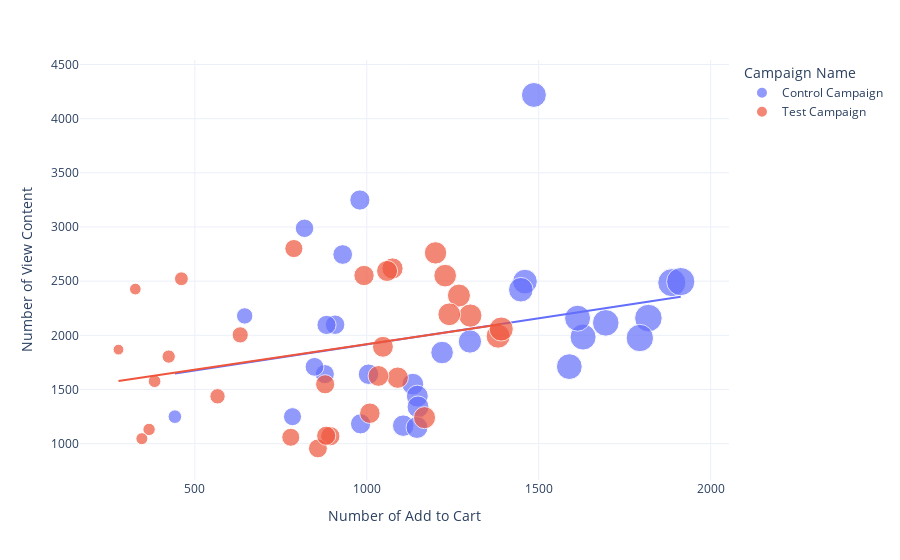

The notebook cell saved with this chart:
### Markdown cell above
## Add to cart by content viewed plot for both the campaigns are almost similar, but at the right end of the plot, lightblue dots of Control campaign shows that conversion rate(Add to cart/Content viewed) of Control campaign is little higher than Test campaign.

### Code cell
figure = px.scatter(data_frame = df, 
                    x="Number of Add to Cart",
                    y="Number of View Content", 
                    size="Number of Add to Cart", 
                    color= "Campaign Name", 
                    trendline="ols")
figure.show()

### Figure 1 — Plotly figure (JSON) as saved in the notebook; plotly's stock layout.template omitted (floating-point values rounded to 4 significant figures)
{"data": [{"hovertemplate": "Campaign Name=Control Campaign<br>Number of Add to Cart=%{marker.size}<br>Number of View Content=%{y}<extra></extra>", "legendgroup": "Control Campaign", "marker": {"color": "#636efa", "size": [1819, 1219, 1134, 982, 1300, 784, 1106, 930, 645, 1629, 1887, 1147, 1794, 1149, 1005, 1613, 878, 1695, 908, 848, 1460, 819, 1913, 1146, 883, 1448, 980, 1589, 1486, 442], "sizemode": "area", "sizeref": 4.782, "symbol": "circle"}, "mode": "markers", "name": "Control Campaign", "orientation": "v", "showlegend": true, "type": "scatter", "x": [1819, 1219, 1134, 982, 1300, 784, 1106, 930, 645, 1629, 1887, 1147, 1794, 1149, 1005, 1613, 878, 1695, 908, 848, 1460, 819, 1913, 1146, 883, 1448, 980, 1589, 1486, 442], "xaxis": "x", "y": [2159, 1841, 1549, 1183, 1943, 1249, 1166, 2746, 2179, 1984, 2486, 1439, 1975, 1339, 1641, 2158, 1642, 2115, 2098, 1709, 2496, 2988, 2496, 1149, 2096, 2421, 3249, 1711, 4219, 1249], "yaxis": "y"}, {"hovertemplate": "<b>OLS trendline</b><br>Number of View Content = 0.481008 * Number of Add to Cart + 1435.06<br>R<sup>2</sup>=0.076593<br><br>Campaign Name=Control Campaign<br>Number of Add to Cart=%{x}<br>Number of View Content=%{y} <b>(trend)</b><extra></extra>", "legendgroup": "Control Campaign", "marker": {"color": "#636efa", "symbol": "circle"}, "mode": "lines", "name": "Control Campaign", "showlegend": false, "type": "scatter", "x": [442, 645, 784, 819, 848, 878, 883, 908, 930, 980, 982, 1005, 1106, 1134, 1146, 1147, 1149, 1219, 1300, 1448, 1460, 1486, 1589, 1613, 1629, 1695, 1794, 1819, 1887, 1913], "xaxis": "x", "y": [1648.0, 1745.0, 1812.0, 1829.0, 1843.0, 1857.0, 1860.0, 1872.0, 1882.0, 1906.0, 1907.0, 1918.0, 1967.0, 1981.0, 1986.0, 1987.0, 1988.0, 2021.0, 2060.0, 2132.0, 2137.0, 2150.0, 2199.0, 2211.0, 2219.0, 2250.0, 2298.0, 2310.0, 2343.0, 2355.0], "yaxis": "y"}, {"hovertemplate": "Campaign Name=Test Campaign<br>Number of Add to Cart=%{marker.size}<br>Number of View Content=%{y}<extra></extra>", "legendgroup": "Test Campaign", "marker": {"color": "#EF553B", "size": [894, 879, 1268, 566, 858, 882, 1301, 1240, 1200, 424, 1075, 1382, 1391, 779, 1090, 1059, 383, 461, 788, 1047, 278, 367, 632, 327, 1228, 346, 992, 1009, 1168, 1034], "sizemode": "area", "sizeref": 4.782, "symbol": "circle"}, "mode": "markers", "name": "Test Campaign", "orientation": "v", "showlegend": true, "type": "scatter", "x": [894, 879, 1268, 566, 858, 882, 1301, 1240, 1200, 424, 1075, 1382, 1391, 779, 1090, 1059, 383, 461, 788, 1047, 278, 367, 632, 327, 1228, 346, 992, 1009, 1168, 1034], "xaxis": "x", "y": [1069, 1548, 2367, 1437, 956, 1073, 2182, 2194, 2761, 1804, 2617, 1992, 2058, 1059, 1609, 2594, 1576, 2522, 2801, 1894, 1868, 1131, 2004, 2427, 2551, 1046, 2552, 1281, 1240, 1625], "yaxis": "y"}, {"hovertemplate": "<b>OLS trendline</b><br>Number of View Content = 0.47092 * Number of Add to Cart + 1447.67<br>R<sup>2</sup>=0.076270<br><br>Campaign Name=Test Campaign<br>Number of Add to Cart=%{x}<br>Number of View Content=%{y} <b>(trend)</b><extra></extra>", "legendgroup": "Test Campaign", "marker": {"color": "#EF553B", "symbol": "circle"}, "mode": "lines", "name": "Test Campaign", "showlegend": false, "type": "scatter", "x": [278, 327, 346, 367, 383, 424, 461, 566, 632, 779, 788, 858, 879, 882, 894, 992, 1009, 1034, 1047, 1059, 1075, 1090, 1168, 1200, 1228, 1240, 1268, 1301, 1382, 1391], "xaxis": "x", "y": [1579.0, 1602.0, 1611.0, 1621.0, 1628.0, 1647.0, 1665.0, 1714.0, 1745.0, 1815.0, 1819.0, 1852.0, 1862.0, 1863.0, 1869.0, 1915.0, 1923.0, 1935.0, 1941.0, 1946.0, 1954.0, 1961.0, 1998.0, 2013.0, 2026.0, 2032.0, 2045.0, 2060.0, 2098.0, 2103.0], "yaxis": "y"}], "layout": {"legend": {"itemsizing": "constant", "title": {"text": "Campaign Name"}, "tracegroupgap": 0}, "margin": {"t": 60}, "xaxis": {"anchor": "y", "domain": [0, 1], "title": {"text": "Number of Add to Cart"}}, "yaxis": {"anchor": "x", "domain": [0, 1], "title": {"text": "Number of View Content"}}}}
